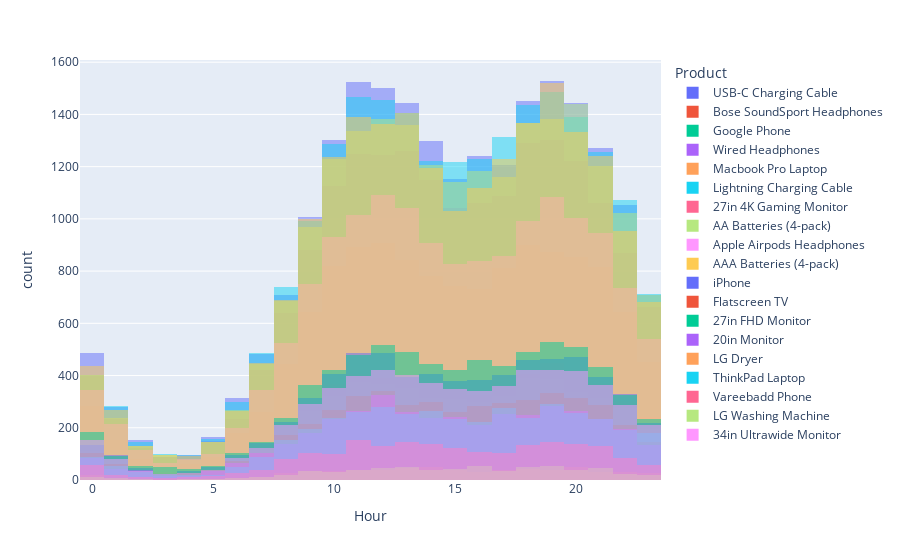

Write notebook code for a chart like this one.
### Code cell
fig=px.histogram(data_frame=edf,
                 x='Hour',color='Product',barmode='overlay')
fig.show()

### Figure 1 — Plotly figure (JSON) as saved in the notebook; plotly's stock layout.template omitted (floating-point values rounded to 4 significant figures; data arrays with more than 128 entries replaced by an {"elided": "..."} marker saying what was removed)
{"data": [{"alignmentgroup": "True", "bingroup": "x", "hovertemplate": "Product=USB-C Charging Cable<br>Hour=%{x}<br>count=%{y}<extra></extra>", "legendgroup": "USB-C Charging Cable", "marker": {"color": "#636efa", "opacity": 0.5, "pattern": {"shape": ""}}, "name": "USB-C Charging Cable", "offsetgroup": "USB-C Charging Cable", "orientation": "v", "showlegend": true, "type": "histogram", "x": {"elided": "21903 int values"}, "xaxis": "x", "yaxis": "y"}, {"alignmentgroup": "True", "bingroup": "x", "hovertemplate": "Product=Bose SoundSport Headphones<br>Hour=%{x}<br>count=%{y}<extra></extra>", "legendgroup": "Bose SoundSport Headphones", "marker": {"color": "#EF553B", "opacity": 0.5, "pattern": {"shape": ""}}, "name": "Bose SoundSport Headphones", "offsetgroup": "Bose SoundSport Headphones", "orientation": "v", "showlegend": true, "type": "histogram", "x": {"elided": "13325 int values"}, "xaxis": "x", "yaxis": "y"}, {"alignmentgroup": "True", "bingroup": "x", "hovertemplate": "Product=Google Phone<br>Hour=%{x}<br>count=%{y}<extra></extra>", "legendgroup": "Google Phone", "marker": {"color": "#00cc96", "opacity": 0.5, "pattern": {"shape": ""}}, "name": "Google Phone", "offsetgroup": "Google Phone", "orientation": "v", "showlegend": true, "type": "histogram", "x": {"elided": "5525 int values"}, "xaxis": "x", "yaxis": "y"}, {"alignmentgroup": "True", "bingroup": "x", "hovertemplate": "Product=Wired Headphones<br>Hour=%{x}<br>count=%{y}<extra></extra>", "legendgroup": "Wired Headphones", "marker": {"color": "#ab63fa", "opacity": 0.5, "pattern": {"shape": ""}}, "name": "Wired Headphones", "offsetgroup": "Wired Headphones", "orientation": "v", "showlegend": true, "type": "histogram", "x": {"elided": "18882 int values"}, "xaxis": "x", "yaxis": "y"}, {"alignmentgroup": "True", "bingroup": "x", "hovertemplate": "Product=Macbook Pro Laptop<br>Hour=%{x}<br>count=%{y}<extra></extra>", "legendgroup": "Macbook Pro Laptop", "marker": {"color": "#FFA15A", "opacity": 0.5, "pattern": {"shape": ""}}, "name": "Macbook Pro Laptop", "offsetgroup": "Macbook Pro Laptop", "orientation": "v", "showlegend": true, "type": "histogram", "x": {"elided": "4724 int values"}, "xaxis": "x", "yaxis": "y"}, {"alignmentgroup": "True", "bingroup": "x", "hovertemplate": "Product=Lightning Charging Cable<br>Hour=%{x}<br>count=%{y}<extra></extra>", "legendgroup": "Lightning Charging Cable", "marker": {"color": "#19d3f3", "opacity": 0.5, "pattern": {"shape": ""}}, "name": "Lightning Charging Cable", "offsetgroup": "Lightning Charging Cable", "orientation": "v", "showlegend": true, "type": "histogram", "x": {"elided": "21658 int values"}, "xaxis": "x", "yaxis": "y"}, {"alignmentgroup": "True", "bingroup": "x", "hovertemplate": "Product=27in 4K Gaming Monitor<br>Hour=%{x}<br>count=%{y}<extra></extra>", "legendgroup": "27in 4K Gaming Monitor", "marker": {"color": "#FF6692", "opacity": 0.5, "pattern": {"shape": ""}}, "name": "27in 4K Gaming Monitor", "offsetgroup": "27in 4K Gaming Monitor", "orientation": "v", "showlegend": true, "type": "histogram", "x": {"elided": "6230 int values"}, "xaxis": "x", "yaxis": "y"}, {"alignmentgroup": "True", "bingroup": "x", "hovertemplate": "Product=AA Batteries (4-pack)<br>Hour=%{x}<br>count=%{y}<extra></extra>", "legendgroup": "AA Batteries (4-pack)", "marker": {"color": "#B6E880", "opacity": 0.5, "pattern": {"shape": ""}}, "name": "AA Batteries (4-pack)", "offsetgroup": "AA Batteries (4-pack)", "orientation": "v", "showlegend": true, "type": "histogram", "x": {"elided": "20577 int values"}, "xaxis": "x", "yaxis": "y"}, {"alignmentgroup": "True", "bingroup": "x", "hovertemplate": "Product=Apple Airpods Headphones<br>Hour=%{x}<br>count=%{y}<extra></extra>", "legendgroup": "Apple Airpods Headphones", "marker": {"color": "#FF97FF", "opacity": 0.5, "pattern": {"shape": ""}}, "name": "Apple Airpods Headphones", "offsetgroup": "Apple Airpods Headphones", "orientation": "v", "showlegend": true, "type": "histogram", "x": {"elided": "15549 int values"}, "xaxis": "x", "yaxis": "y"}, {"alignmentgroup": "True", "bingroup": "x", "hovertemplate": "Product=AAA Batteries (4-pack)<br>Hour=%{x}<br>count=%{y}<extra></extra>", "legendgroup": "AAA Batteries (4-pack)", "marker": {"color": "#FECB52", "opacity": 0.5, "pattern": {"shape": ""}}, "name": "AAA Batteries (4-pack)", "offsetgroup": "AAA Batteries (4-pack)", "orientation": "v", "showlegend": true, "type": "histogram", "x": {"elided": "20641 int values"}, "xaxis": "x", "yaxis": "y"}, {"alignmentgroup": "True", "bingroup": "x", "hovertemplate": "Product=iPhone<br>Hour=%{x}<br>count=%{y}<extra></extra>", "legendgroup": "iPhone", "marker": {"color": "#636efa", "opacity": 0.5, "pattern": {"shape": ""}}, "name": "iPhone", "offsetgroup": "iPhone", "orientation": "v", "showlegend": true, "type": "histogram", "x": {"elided": "6842 int values"}, "xaxis": "x", "yaxis": "y"}, {"alignmentgroup": "True", "bingroup": "x", "hovertemplate": "Product=Flatscreen TV<br>Hour=%{x}<br>count=%{y}<extra></extra>", "legendgroup": "Flatscreen TV", "marker": {"color": "#EF553B", "opacity": 0.5, "pattern": {"shape": ""}}, "name": "Flatscreen TV", "offsetgroup": "Flatscreen TV", "orientation": "v", "showlegend": true, "type": "histogram", "x": {"elided": "4800 int values"}, "xaxis": "x", "yaxis": "y"}, {"alignmentgroup": "True", "bingroup": "x", "hovertemplate": "Product=27in FHD Monitor<br>Hour=%{x}<br>count=%{y}<extra></extra>", "legendgroup": "27in FHD Monitor", "marker": {"color": "#00cc96", "opacity": 0.5, "pattern": {"shape": ""}}, "name": "27in FHD Monitor", "offsetgroup": "27in FHD Monitor", "orientation": "v", "showlegend": true, "type": "histogram", "x": {"elided": "7507 int values"}, "xaxis": "x", "yaxis": "y"}, {"alignmentgroup": "True", "bingroup": "x", "hovertemplate": "Product=20in Monitor<br>Hour=%{x}<br>count=%{y}<extra></extra>", "legendgroup": "20in Monitor", "marker": {"color": "#ab63fa", "opacity": 0.5, "pattern": {"shape": ""}}, "name": "20in Monitor", "offsetgroup": "20in Monitor", "orientation": "v", "showlegend": true, "type": "histogram", "x": {"elided": "4101 int values"}, "xaxis": "x", "yaxis": "y"}, {"alignmentgroup": "True", "bingroup": "x", "hovertemplate": "Product=LG Dryer<br>Hour=%{x}<br>count=%{y}<extra></extra>", "legendgroup": "LG Dryer", "marker": {"color": "#FFA15A", "opacity": 0.5, "pattern": {"shape": ""}}, "name": "LG Dryer", "offsetgroup": "LG Dryer", "orientation": "v", "showlegend": true, "type": "histogram", "x": {"elided": "646 int values"}, "xaxis": "x", "yaxis": "y"}, {"alignmentgroup": "True", "bingroup": "x", "hovertemplate": "Product=ThinkPad Laptop<br>Hour=%{x}<br>count=%{y}<extra></extra>", "legendgroup": "ThinkPad Laptop", "marker": {"color": "#19d3f3", "opacity": 0.5, "pattern": {"shape": ""}}, "name": "ThinkPad Laptop", "offsetgroup": "ThinkPad Laptop", "orientation": "v", "showlegend": true, "type": "histogram", "x": {"elided": "4128 int values"}, "xaxis": "x", "yaxis": "y"}, {"alignmentgroup": "True", "bingroup": "x", "hovertemplate": "Product=Vareebadd Phone<br>Hour=%{x}<br>count=%{y}<extra></extra>", "legendgroup": "Vareebadd Phone", "marker": {"color": "#FF6692", "opacity": 0.5, "pattern": {"shape": ""}}, "name": "Vareebadd Phone", "offsetgroup": "Vareebadd Phone", "orientation": "v", "showlegend": true, "type": "histogram", "x": {"elided": "2065 int values"}, "xaxis": "x", "yaxis": "y"}, {"alignmentgroup": "True", "bingroup": "x", "hovertemplate": "Product=LG Washing Machine<br>Hour=%{x}<br>count=%{y}<extra></extra>", "legendgroup": "LG Washing Machine", "marker": {"color": "#B6E880", "opacity": 0.5, "pattern": {"shape": ""}}, "name": "LG Washing Machine", "offsetgroup": "LG Washing Machine", "orientation": "v", "showlegend": true, "type": "histogram", "x": {"elided": "666 int values"}, "xaxis": "x", "yaxis": "y"}, {"alignmentgroup": "True", "bingroup": "x", "hovertemplate": "Product=34in Ultrawide Monitor<br>Hour=%{x}<br>count=%{y}<extra></extra>", "legendgroup": "34in Ultrawide Monitor", "marker": {"color": "#FF97FF", "opacity": 0.5, "pattern": {"shape": ""}}, "name": "34in Ultrawide Monitor", "offsetgroup": "34in Ultrawide Monitor", "orientation": "v", "showlegend": true, "type": "histogram", "x": {"elided": "6181 int values"}, "xaxis": "x", "yaxis": "y"}], "layout": {"barmode": "overlay", "legend": {"title": {"text": "Product"}, "tracegroupgap": 0}, "margin": {"t": 60}, "xaxis": {"anchor": "y", "domain": [0, 1], "title": {"text": "Hour"}}, "yaxis": {"anchor": "x", "domain": [0, 1], "title": {"text": "count"}}}}
